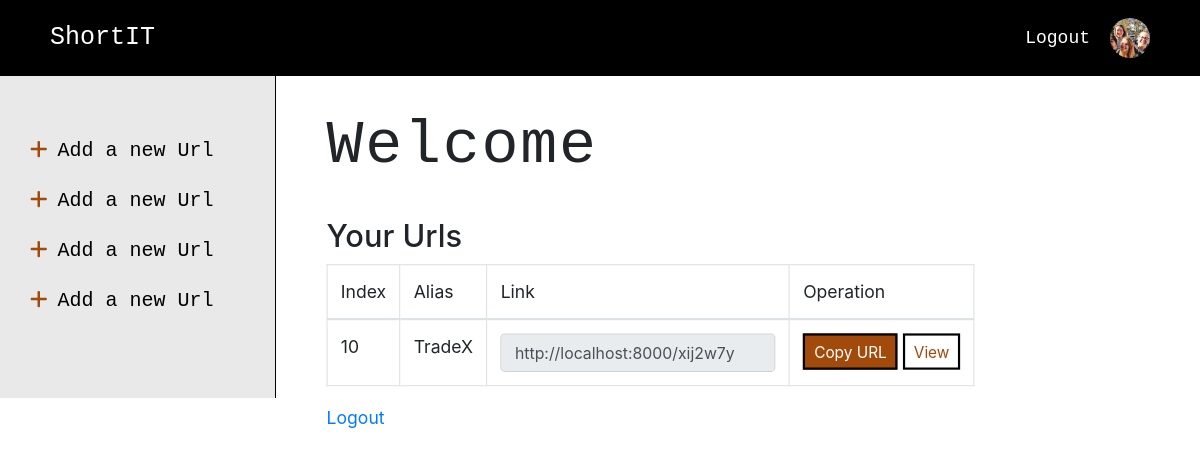
Screenshot of / (signed in) with the database file from the repository.
### shortener/models.py (models this page shows)
class Url(models.Model):
  redirectToUrl = models.TextField()
  createdUrl = models.TextField(blank = True)
  visits = models.IntegerField(default = 0)
  alias = models.CharField(unique = True, max_length = 20)
  text_to_remember = models.CharField(max_length = 20)
  creator = models.ForeignKey(to = User, on_delete= models.CASCADE, related_name = 'urls', blank = True, null =True)

### shortener/views.py (the view)
# urls.py: path('', views.index, name='dashboard'),
def index(request):
    if not request.user.is_authenticated:
        return HttpResponseRedirect(reverse('login'))
    return render(request, 'dashboard.html', context={'urls': request.user.urls.all().reverse()})

### shortener/templates/dashboard.html (shortened to what this page needs)
{% extends 'layout.html' %}
{% block body %}
<div class = 'other'>
  <h1>Welcome {{user.first_name}}</h1>
  <br>
  <h3>Your Urls</h3>
  <table class = 'table table-bordered table-hover w-100'>
    <thead>
      <td>Index</td>
      <td>Alias</td>
      <td>Link</td>
      <td>Operation</td>
    </thead>
    <tbody>
      {% for url in urls %}
      <tr id = {{url.id}}>
        <td>{{url.id}}</td>
        <td>{{url.text_to_remember}}</td>
        <td><input class = 'form-control small' readonly value = '{{url.createdUrl}}'/></td>
        <td>
          <button class = 'btn-primary btn-sm btn'>Copy URL</button>
          <a class = 'btn-success btn-sm btn' href = {{ url.redirectToUrl }} target = '_blank' noreffernoopener>View</a>
        </td>
      </tr>
      {% empty %}
      <li class = 'mb-3'>You have created no urls yet, <a href = "{% url 'new_url' %}">shorten a URL</a></li>
      {% endfor %}
    </tbody>
  </table>
  <a href = "{% url 'logout' %}">Logout</a>
</div>
{% endblock%}

### shortener/static/style.css (style rules this page uses)
* { margin: 0; padding: 0; box-sizing: border-box; }
.small { font-size: 0.9rem; }
input { outline: none; }
.dashboard, .other { padding-top: 30px; }
.other { margin-left: 40px; transform: scale(1.1); transform-origin: top; }
h1 { font-size: 3.5rem; font-family: "Courier New", Courier, monospace; font-weight: lighter; letter-spacing: 0.1rem; }
input, button:not(.btn) { padding: 10px; border: 2px solid black; }
.btn { border-radius: 0 !important; border: 2px solid black !important; box-shadow: none !important; }
.btn-primary { background: rgb(161, 74, 11); color: white; }
.btn:not(.btn-primary) { background: white; color: rgb(161, 74, 11); }

### rows the page displays
Url: id "10", text_to_remember "TradeX", createdUrl "http://localhost:8000/xij2w7y"
